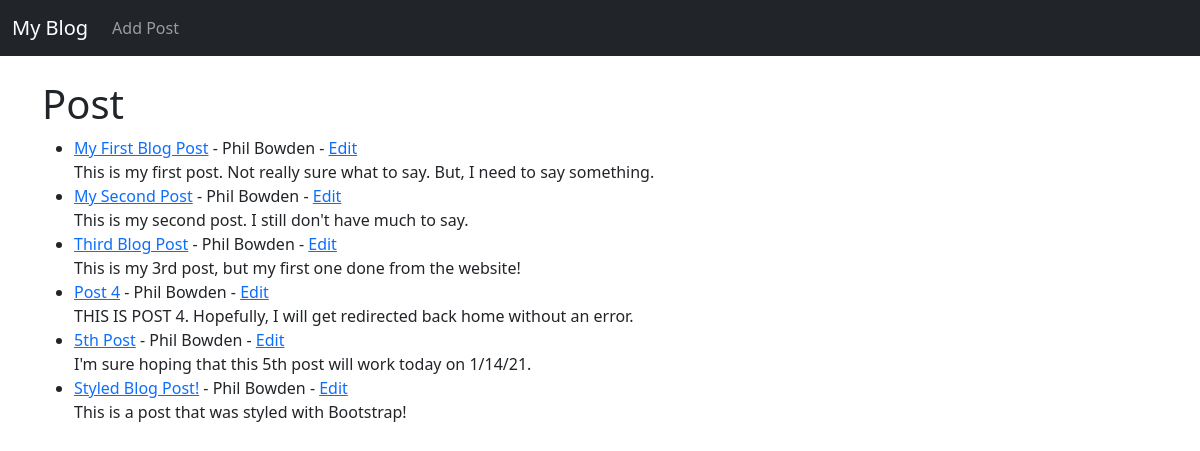
Before: / with the older database file.
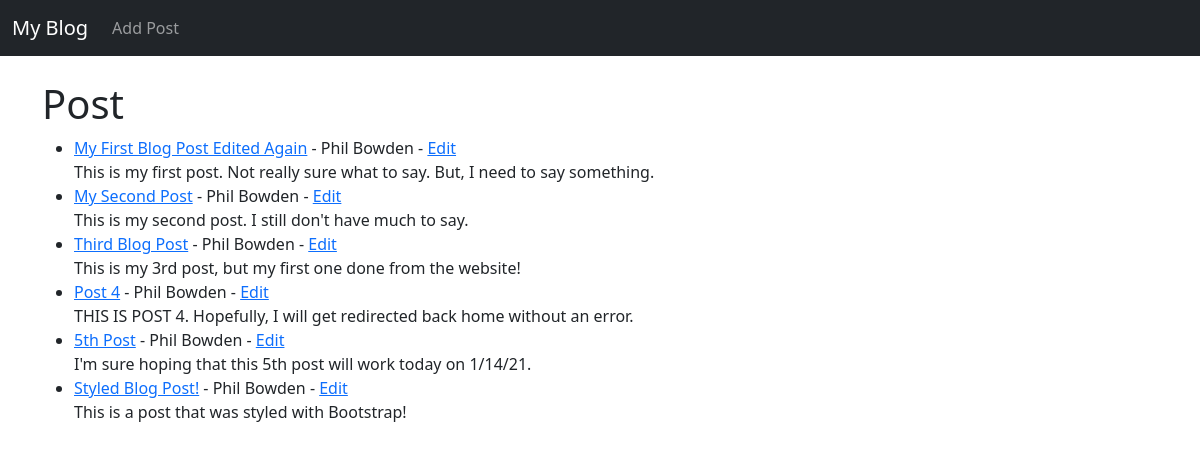
After: the same page with the newer database file.
### blogoramma/models.py (models this page shows, shortened)
class Post(models.Model):
	title = models.CharField(max_length = 255)
	title_tag = models.CharField(max_length = 255)
	author = models.ForeignKey(User, on_delete=models.CASCADE)
	body = models.TextField()

### blogoramma/views.py (the view)
# urls.py: path('', HomeView.as_view(), name="home"),
class HomeView(ListView):
    model = Post
    template_name = 'home.html'

### blogoramma/templates/home.html
{% extends 'base.html' %}
{% block content %}
<h1>Post</h1>
<ul>
{% for post in object_list %}
	<li><a href="{% url 'article-detail' post.pk %}">
	{{post.title }}</a> - {{ post.author.first_name }}
	{{ post.author.last_name }} - <a href="{% url 'update_post' post.pk %}">Edit</a> <br/>
	{{ post.body }}</li>
{% endfor %}
</ul>
{% endblock %}

Changed rows visible on the page:
changed Post: title "My First Blog Post" → "My First Blog Post Edited Again"
